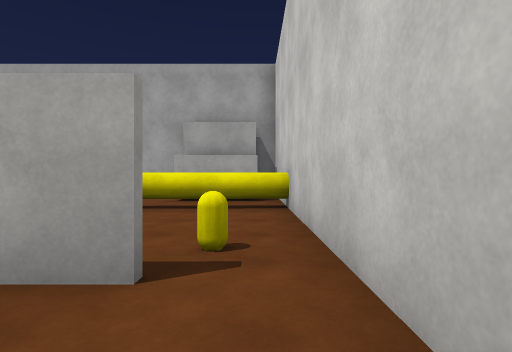
view 1 (above)

16 first-person views from a walk through a scene from a Unity 3-D project. The camera is 1.2 m above the floor, looks level and sees 80° across. The floor is counted in squares, 2 m on a side. Each view is taken from the middle of a square. On the plan, view 1 faces up. The plan holds only what a view shows up to about 9 squares ahead; the rest is blank. The player character is not drawn. Surface patterns are stand-ins for the level's own textures.

view 2
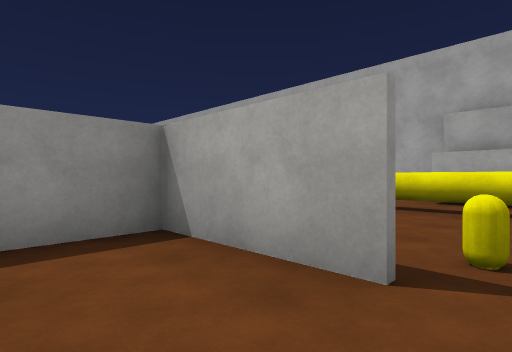

view 3
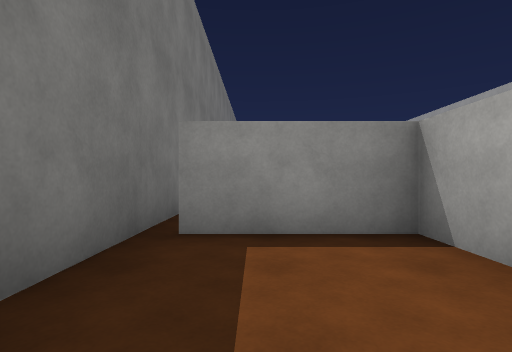

view 4
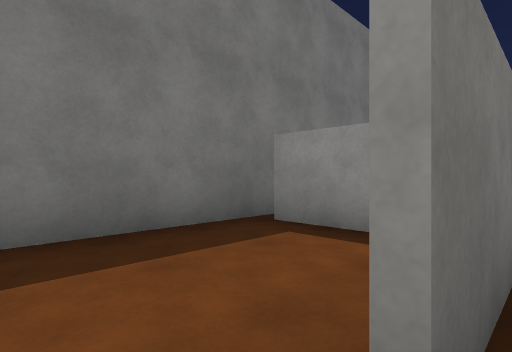

view 5
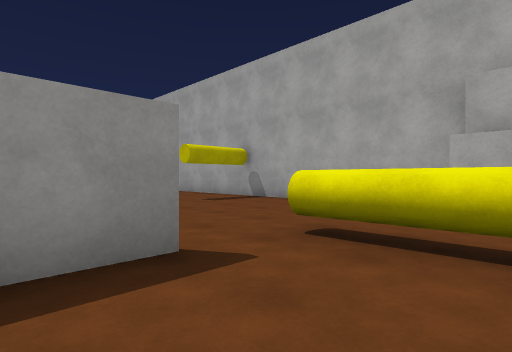

view 6
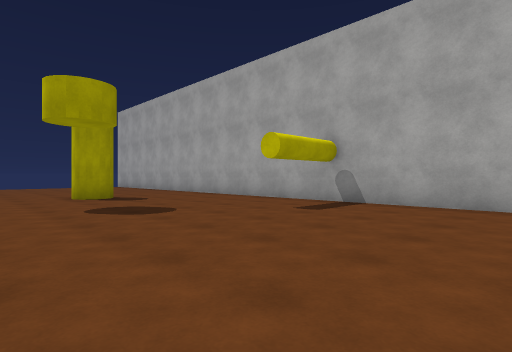

view 7
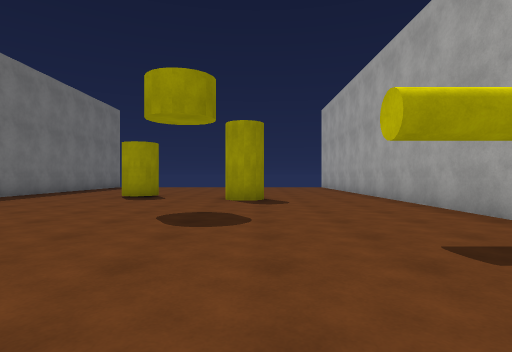

view 8
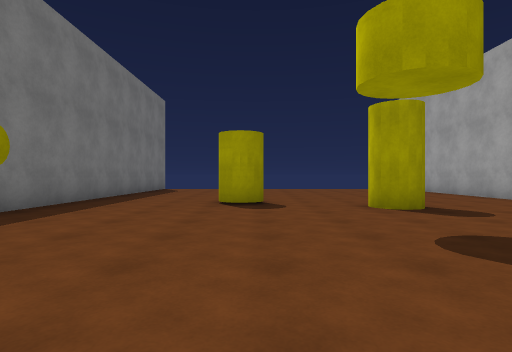

view 9
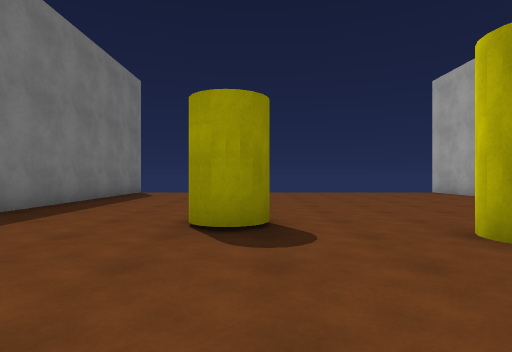

view 10
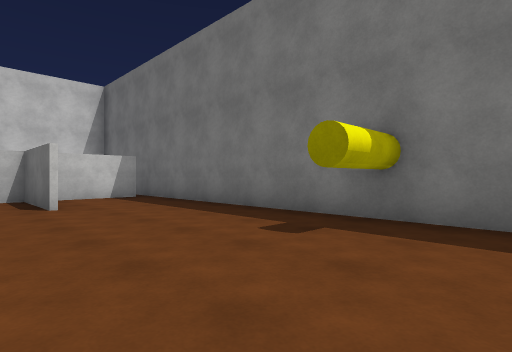

view 11
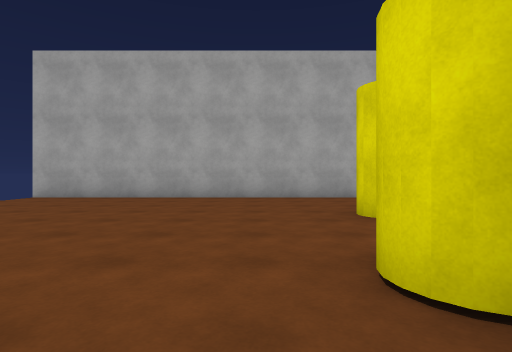

view 12
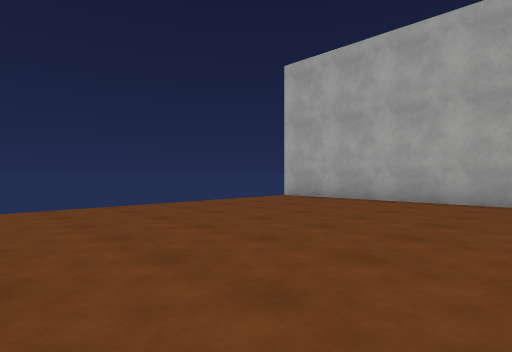

view 13
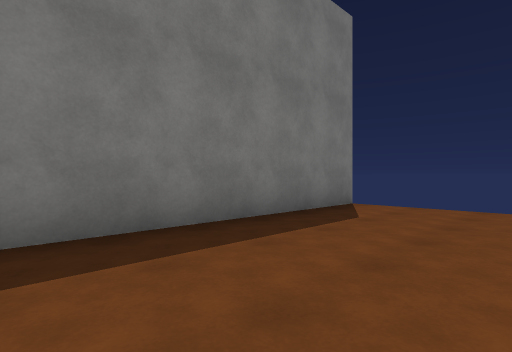

view 14
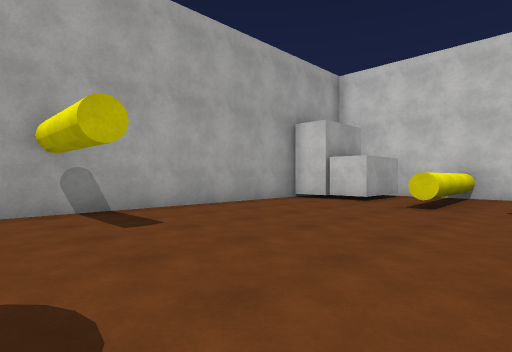

view 15
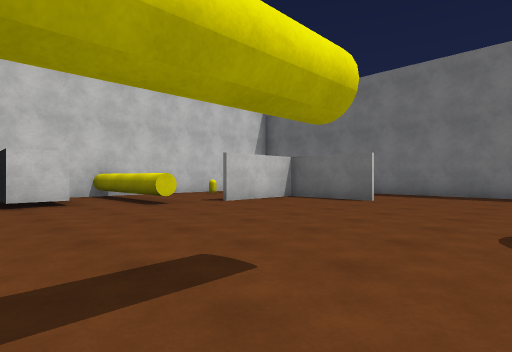

view 16
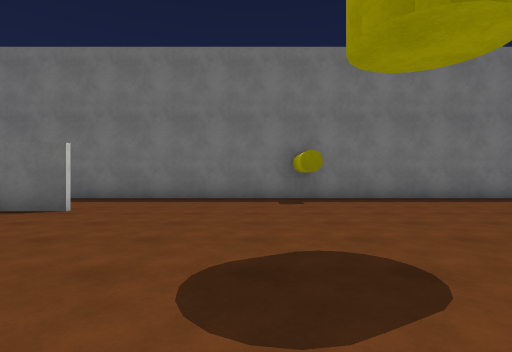

### Floor plan
Key: @ floor where view 1 was taken; # wall or solid block; x gap in a wall; . floor; ^ raised ledge; C yellow cylinder; O other object.
Columns run from 21 left of view 1 to 1 right of it. Each row starts with its distance up from view 1.
 10 x###################
  9 ...................#
  8 ...................####
  7 ......................#
  6 ........C.........^^^^^
  5 ......................#
  4 ..................#...#
  3 .......C..........#..O#
  2  ...............#####.#
  1 ..................#...#
  0 ...........C......#..@
 -1 ...........C..........
 -2  ##########C##########

Positions as (right, up) in squares from view 1, and headings:
1: (0, 0), facing up
2: (0, 0), facing up-left
3: (0, 0), facing left
4: (0, 2), facing down-left
5: (-1, 3), facing up-left
6: (-4, 3), facing up-left
7: (-5, 6), facing left
8: (-7, 3), facing left
9: (-10, 3), facing left
10: (-12, 3), facing down-right
11: (-15, 1), facing up
12: (-15, 2), facing up-left
13: (-15, 2), facing down-left
14: (-9, 4), facing up-right
15: (-9, 9), facing down-right
16: (-9, 7), facing down
